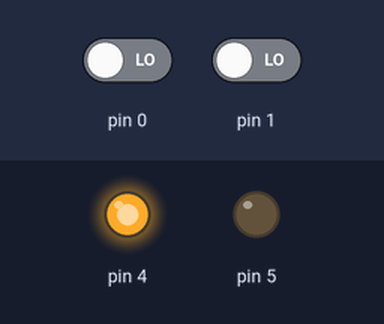
Bench run of a sketch on a simulated Arduino Uno, built with avr-gcc and run on an emulated ATmega328P. Parts: output pins drawn as LEDs (lit = HIGH). The inputs (shaded band) are chosen by the test bench; at power-on: pin 0 LOW, pin 1 LOW.

Above: at 1.2 s.
1.3 s: pin 0 driven HIGH
At 2.5 s:
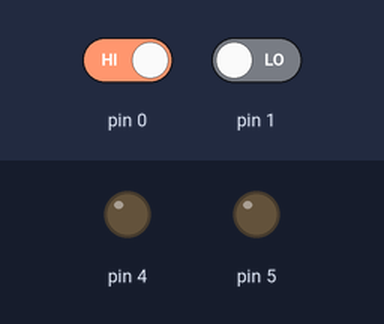
2.8 s: pin 1 driven HIGH
At 3.8 s:
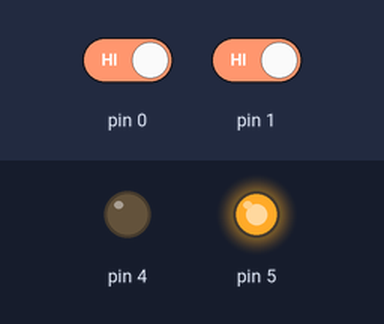
4.3 s: pin 0 driven LOW
At 4.9 s:
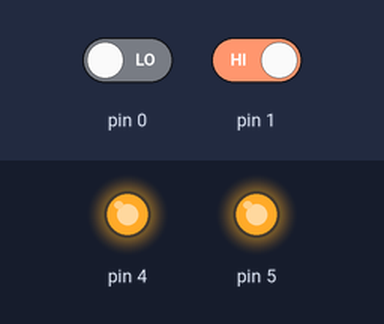
5.8 s: pin 1 driven LOW
At 6.1 s:
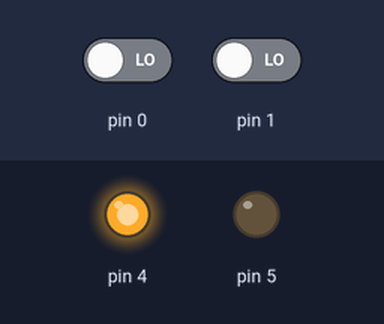
Timing chart, 0 to 8.3 s (numbered marks = the images above; inputs shaded):
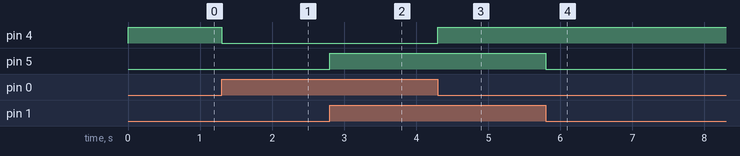

Measured:
- after the input at 1.3 s, pin 4: HIGH → LOW at once
- after the input at 2.8 s, pin 5: LOW → HIGH at once
- after the input at 4.3 s, pin 4: LOW → HIGH at once
- after the input at 5.8 s, pin 5: HIGH → LOW at once

The sketch:

Gates.ino
```cpp
/*
	LAB: NOT
	Author: Samuel Gardner
*/

void setup()
{
	pinMode(PIN0, INPUT);
	pinMode(PIN1, INPUT);
	pinMode(PIN4, OUTPUT);
	pinMode(PIN5, OUTPUT);
}

void loop()
{
	if (!digitalRead(PIN0))
	{
		digitalWrite(PIN4, HIGH);
	}
	else
	{
		digitalWrite(PIN4, LOW);
	}
	if (digitalRead(PIN1))
	{
		digitalWrite(PIN5, HIGH);
	}
	else
	{
		digitalWrite(PIN5, LOW);
	}
}

/*
	LAB: AND/OR
	Author: Samuel Gardner
*/

//void setup()
//{
//	pinMode(PIN0, INPUT);
//	pinMode(PIN1, INPUT);
//	pinMode(PIN2, INPUT);
//	pinMode(PIN3, INPUT);
//	pinMode(PIN4, OUTPUT);
//	pinMode(PIN5, OUTPUT);
//}
//
//void loop()
//{
//	if (!digitalRead(PIN0) || !digitalRead(PIN1))
//	{
//		digitalWrite(PIN4, HIGH);
//	}
//	else
//	{
//		digitalWrite(PIN4, LOW);
//	}
//	if (!digitalRead(PIN2) && !digitalRead(PIN3))
//	{
//		digitalWrite(PIN5, HIGH);
//	}
//	else
//	{
//		digitalWrite(PIN5, LOW);
//	}
//}
```
